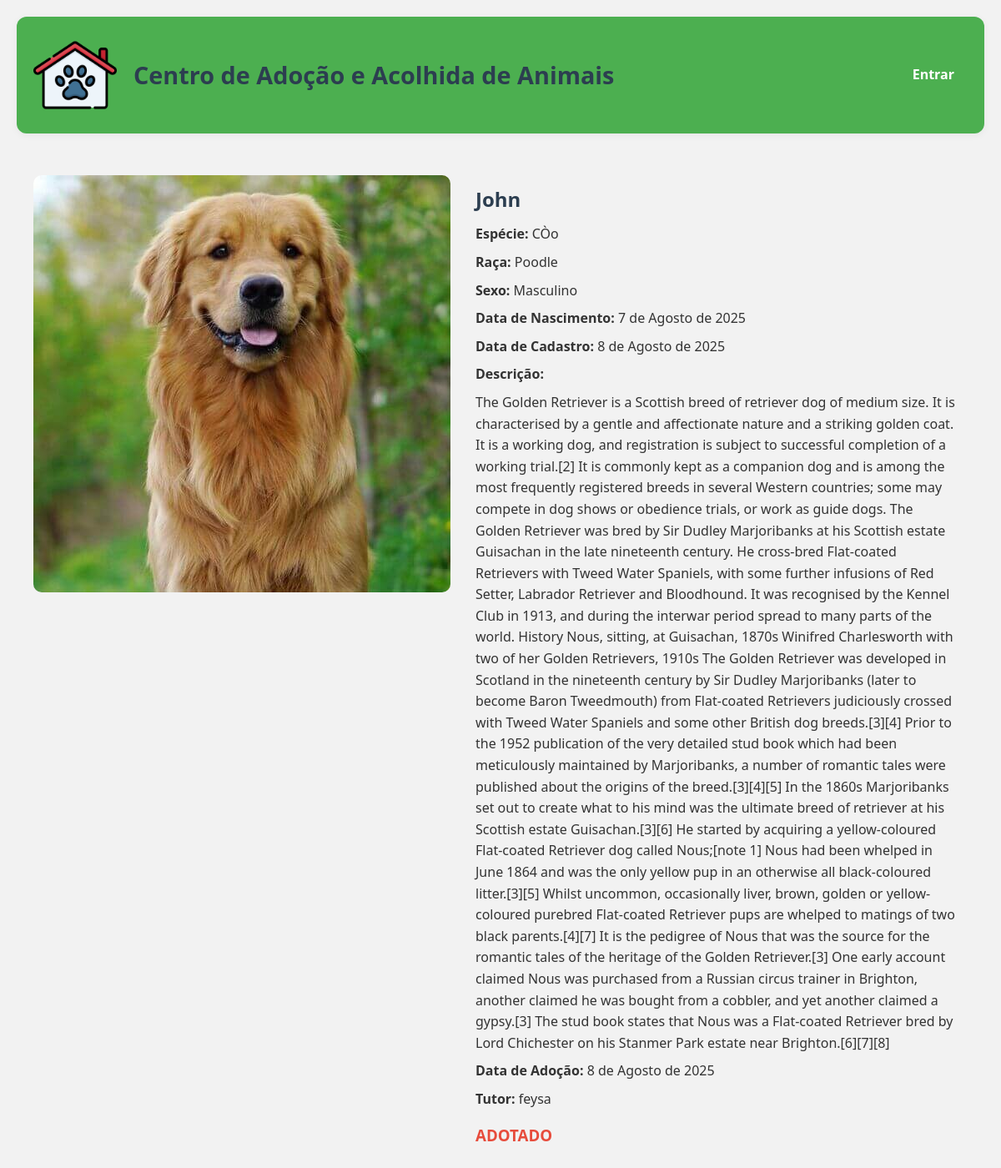
The app's page /animal/5/ with its own data.
### caam/models.py (models this page shows, shortened)
class Animal(models.Model):
    nome = models.CharField(verbose_name='Nome', max_length=100)
    data_nascimento = models.DateField(verbose_name="Data de Nascimento", null=True, blank=True)
    sexo = models.CharField(
        verbose_name="Sexo",
        max_length=1,
        choices=[["M", 'Masculino'], ['F', 'Feminino']]
    )
    descricao = models.TextField(verbose_name='Descrição')
    imagem = models.ImageField(verbose_name='Imagem', upload_to='animais')
    especie = models.ForeignKey(Especie, verbose_name='Espécie', on_delete=models.CASCADE)
    raca = models.ForeignKey(Raca, verbose_name='Raça', on_delete=models.CASCADE)
    data_cadastro = models.DateField(verbose_name="Data de Cadastro", auto_created=True, default=timezone.now)
    data_adocao = models.DateField(verbose_name="Data de Adoção", null=True, blank=True)
    tutor = models.ForeignKey(User, verbose_name='Tutor', on_delete=models.CASCADE, null=True, blank=True)
    class Meta:
        verbose_name = "Animal"
        verbose_name_plural = "Animais"

class Especie(models.Model):
    nome = models.CharField(verbose_name="Nome", max_length=100)
    class Meta:
        verbose_name = "Espécie"
        verbose_name_plural = "Espécies"

class Raca(models.Model):
    nome = models.CharField(verbose_name='Nome', max_length=100)
    especie = models.ForeignKey(Especie, verbose_name='Espécie', on_delete=models.CASCADE, null=True)
    class Meta:
        verbose_name = "Raça"
        verbose_name_plural = "Raças"

### caam/views.py (the view)
# urls.py: path('animal/<int:id>/', views.animal),
def animal(request, id):
    context = dict(animal=Animal.objects.get(id=id))
    return render(request, "caam/animal.html", context=context)

### caam/templates/caam/animal.html (shortened to what this page needs)
{% include "caam/header.html" %}
<div class="animal-card2">
  <div class="animal-image">
    <img src="{{ animal.imagem.url }}" alt="Foto de {{ animal.nome }}" />
  </div>
  <div class="animal-info">
    <h2>{{ animal.nome }}</h2>
    <p><strong>Espécie:</strong> {{ animal.especie.nome }}</p>
    <p><strong>Raça:</strong> {{ animal.raca.nome }}</p>
    <p><strong>Sexo:</strong> {{ animal.get_sexo_display }}</p>
    <p><strong>Data de Nascimento:</strong> {{ animal.data_nascimento }}</p>
    <p><strong>Data de Cadastro:</strong> {{ animal.data_cadastro }}</p>
    <p><strong>Descrição:</strong></p>
    <p>{{ animal.descricao }}</p>
    {% if animal.tutor %}
      <p><strong>Data de Adoção:</strong> {{ animal.data_adocao }}</p>
      <p><strong>Tutor:</strong> {{ animal.tutor }}</p>
      <h3>ADOTADO</h3>
    {% endif %}
  </div>
</div>

### caam/static/styles.css (style rules this page uses)
* { margin: 0; padding: 0; box-sizing: border-box; }
.animal-card2 { padding: 20px; display: flex; flex-direction: row; gap: 20px; align-items: flex-start; }
.animal-image img { width: auto; border-radius: 10px; }
.animal-info { padding: 10px; }
.animal-info h2 { margin-bottom: 10px; color: #2c3e50; }
.animal-info p { margin-bottom: 8px; }
h3 { color: #e74c3c; font-weight: bold; margin-top: 15px; }

### records on screen
Animal: imagem (picture), nome "John", especie.nome "CÒo", raca.nome "Poodle", sexo "Masculino", data_nascimento "7 de Agosto de 2025", data_cadastro "8 de Agosto de 2025", descricao "The Golden Retriever is a Scottish breed of retriever dog of medium size. It is characterised by a gentle and affectionate nature and a striking golden coat. It is a working dog, and registration is subject to successful completion of a working trial.[2] It is commonly kept as a companion dog and is among the most frequently registered breeds in several Western countries; some may compete in dog shows or obedience trials, or work as guide dogs. The Golden Retriever was bred by Sir Dudley Marjoribanks at his Scottish estate Guisachan in the late nineteenth century. He cross-bred Flat-coated Retrievers with Tweed Water Spaniels, with some further infusions of Red Setter, Labrador Retriever…", data_adocao "8 de Agosto de 2025", tutor "feysa"
